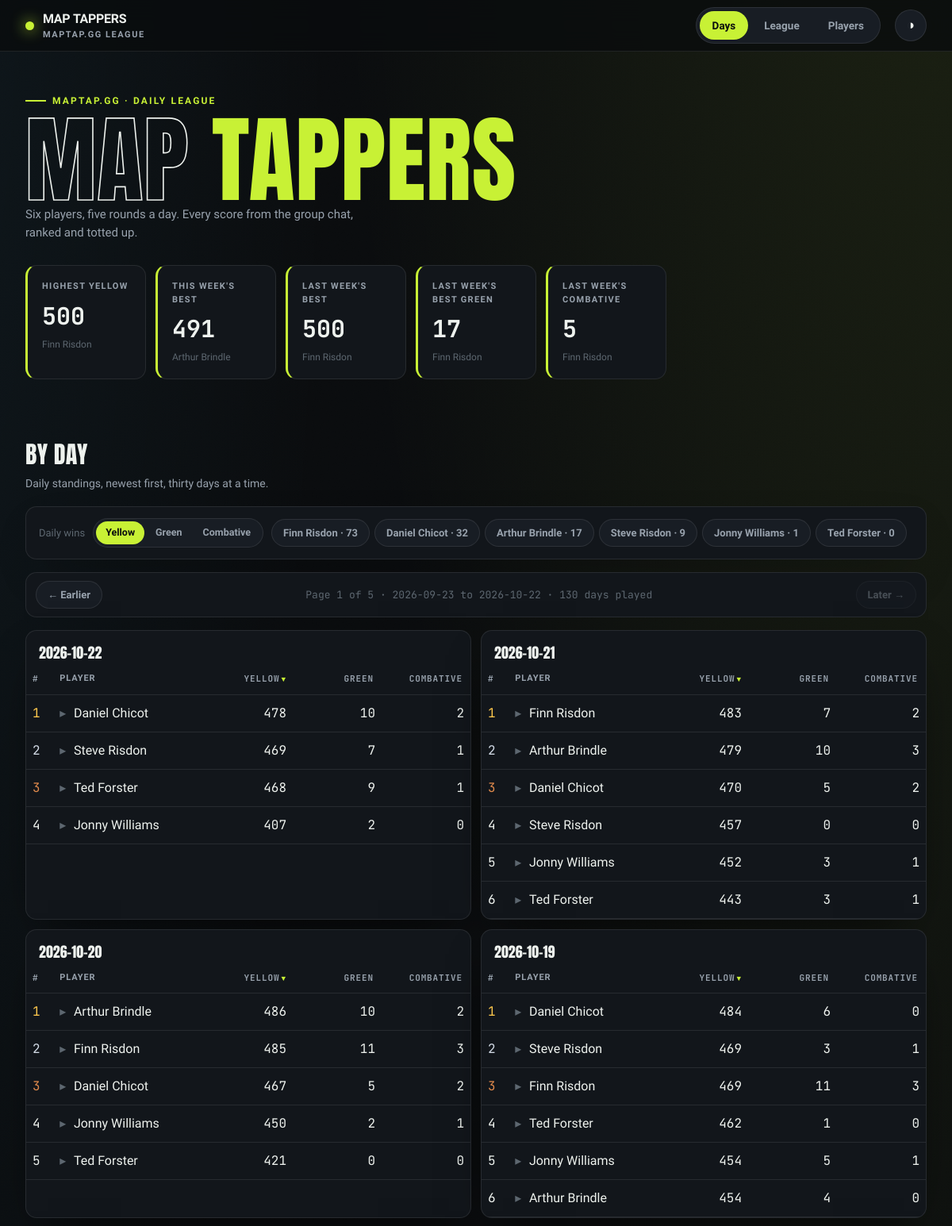
The page /days (upper part) on the database its author committed.
### tables this page shows
CREATE TABLE entries (
    id INTEGER PRIMARY KEY,
    player TEXT NOT NULL,
    game_date TEXT NOT NULL,
    maptap_score INTEGER NOT NULL,
    UNIQUE (player, game_date)
);

### src/maptap/app.py (the view)
@app.get("/days", response_class=HTMLResponse)
def days(request: Request, page: int = 1):
    with closing(_conn()) as conn:
        context = {
            **daily_leaderboard_page(conn, page=page),
            "win_rows": [
                ("Yellow", daily_win_counts(conn, metric="cumulative")),
                ("Green", green_jersey_win_counts(conn)),
                ("Combative", combative_win_counts(conn)),
            ],
            "stats": hero_stats(conn),
            "active": "days",
        }
    return templates.TemplateResponse(request, "days.html", context)

### src/maptap/templates/days.html (shortened to what this page needs)
{% extends "base.html" %}
{% block content %}
{% macro pager() %}
{% if pages > 1 %}
<nav class="panel pager" aria-label="Earlier and later days">
    {% if page < pages %}<a class="chip pager-link" href="/days?page={{ page + 1 }}">← Earlier</a>{% else %}<span class="chip pager-link disabled" aria-disabled="true">← Earlier</span>{% endif %}
    <span class="pager-meta">Page {{ page }} of {{ pages }} · {{ days[-1].game_date }} to {{ days[0].game_date }} · {{ total_days }} days played</span>
    {% if page > 1 %}<a class="chip pager-link" href="{{ '/days' if page == 2 else '/days?page=' ~ (page - 1) }}">Later →</a>{% else %}<span class="chip pager-link disabled" aria-disabled="true">Later →</span>{% endif %}
</nav>
{% endif %}
{% endmacro %}
<h2 class="section-head">By day</h2>
<p class="section-sub">Daily standings, newest first{% if pages > 1 %}, thirty days at a time{% endif %}.</p>
<div class="panel toolbar">
    <span class="chip-label">Daily wins</span>
    <div class="seg" role="group" aria-label="Competition">
        {% for label, _ in win_rows %}
        <button type="button" class="seg-btn" aria-controls="wins-{{ label | lower }}" aria-pressed="{{ 'true' if loop.first else 'false' }}">{{ label }}</button>
        {% endfor %}
    </div>
    {% for label, win_counts in win_rows %}
    <div class="chips" id="wins-{{ label | lower }}"{% if not loop.first %} hidden{% endif %}>
        {% for w in win_counts %}
        <span class="chip static">{{ w.player }} · {{ w.wins }}</span>
        {% endfor %}
    </div>
    {% endfor %}
</div>
{{ pager() }}
<div class="day-grid">
    {% for day in days %}
    <div class="panel table-card">
        <table data-sortable>
            <caption>{{ day.game_date }}</caption>
            <thead>
                <tr>
                    <th class="num" data-sort="number" data-first="asc">#</th>
                    <th class="txt" data-sort="text">Player</th>
                    {% for key, label in [('cumulative', 'Yellow'), ('green', 'Green'), ('combative', 'Combative')] %}
                    <th class="num jersey" data-sort="number"{% if key == 'cumulative' %} data-sorted="desc"{% endif %}>{{ label }}</th>
                    {% endfor %}
                </tr>
            </thead>
            <tbody>
                {% for s in day.standings %}
                <tr role="button" tabindex="0" aria-expanded="false" aria-label="Show rounds for {{ s.player }}">
                    <td class="num medal-{{ s.position }}">{{ s.position }}</td>
                    <td class="txt"><span class="caret" aria-hidden="true">▸</span>{{ s.player }}</td>
                    <td class="num">{{ s.cumulative }}</td>
                    <td class="num">{{ s.green }}</td>
                    <td class="num">{{ s.combative_points }}</td>
                </tr>
                {% endfor %}
            </tbody>
        </table>
    </div>
    {% endfor %}
</div>
{% endblock %}

### src/maptap/templates/base.html (shortened to what this page needs)
<!DOCTYPE html>
<html lang="en-GB" data-theme="dark">
<head>
    <link rel="stylesheet" href="/static/styles.css">
</head>
<body>
    <nav class="nav">
        <div class="wrap nav-inner">
            <div class="brand">
                <span class="dot"></span>
                <span>MAP&nbsp;TAPPERS<small>maptap.gg league</small></span>
            </div>
            <div class="tabs">
                <a class="tab {{ 'active' if active == 'days' else '' }}" href="/days">Days</a>
                <a class="tab {{ 'active' if active == 'league' else '' }}" href="/league">League</a>
                <a class="tab {{ 'active' if active == 'players' else '' }}" href="/players">Players</a>
            </div>
            <button class="theme-btn" id="themeBtn" title="Toggle theme" aria-label="Toggle theme">◑</button>
        </div>
    </nav>
    <header class="hero">
        <div class="wrap">
            <span class="hero-tag">maptap.gg · daily league</span>
            <h1><span class="out">Map</span> <span class="em">Tappers</span></h1>
            <p class="hero-sub">{{ stats.player_count | number_word }} player{{ '' if stats.player_count == 1 else 's' }}, five rounds a day. Every score from the group chat, ranked and totted up.</p>
            <div class="stat-row">
                <div class="stat">
                    <div class="label">Highest Yellow</div>
                    <div class="value">{{ stats.highest_cumulative if stats.highest_cumulative is not none else '—' }}</div>
                    <div class="sub">{{ stats.highest_cumulative_player or '—' }}</div>
                </div>
                <div class="stat">
                    <div class="label">This Week's Best</div>
                    <div class="value">{{ stats.week_best if stats.week_best is not none else '—' }}</div>
                    <div class="sub">{{ stats.week_best_player or 'no rides yet' }}</div>
                </div>
                <div class="stat">
                    <div class="label">Last Week's Best</div>
                    <div class="value">{{ stats.last_week_best if stats.last_week_best is not none else '—' }}</div>
                    <div class="sub">{{ stats.last_week_best_player or 'no rides' }}</div>
                </div>
                <div class="stat">
                    <div class="label">Last Week's Best Green</div>
                    <div class="value">{{ stats.last_week_best_green if stats.last_week_best_green is not none else '—' }}</div>
                    <div class="sub">{{ stats.last_week_best_green_player or 'no rides' }}</div>
                </div>
                <div class="stat">
                    <div class="label">Last Week's Combative</div>
                    <div class="value">{{ stats.last_week_combative if stats.last_week_combative is not none else '—' }}</div>
                    <div class="sub">{{ stats.last_week_combative_player or 'no rides' }}</div>
                </div>
            </div>
        </div>
    </header>
    <main class="wrap">
        {% block content %}{% endblock %}
    </main>
</body>
</html>

### rows shown on the page
entries: player "Finn Risdon"
entries: player "Arthur Brindle"
entries: player "Finn Risdon"
entries: player "Daniel Chicot", wins "32"
entries: game_date "2026-09-23"
entries: game_date "2026-10-22", label "YELLOW" "GREEN" "COMBATIVE", position "1", player "Daniel Chicot", cumulative "478", green "10", combative_points "2"
entries: position "2", player "Steve Risdon", cumulative "469", green "7", combative_points "1"
entries: position "3", player "Ted Forster", cumulative "468", green "9", combative_points "1"
entries: position "4", player "Jonny Williams", cumulative "407", green "2", combative_points "0"
entries: game_date "2026-10-21", label "YELLOW" "GREEN" "COMBATIVE", position "6", player "Ted Forster", cumulative "443", green "3", combative_points "1"
entries: position "1", player "Finn Risdon", cumulative "483", green "7", combative_points "2"
entries: position "2", player "Arthur Brindle", cumulative "479", green "10", combative_points "3"
entries: position "3", player "Daniel Chicot", cumulative "470", green "5", combative_points "2"
entries: position "4", player "Steve Risdon", cumulative "457", green "0", combative_points "0"
entries: position "5", player "Jonny Williams", cumulative "452", green "3", combative_points "1"
entries: game_date "2026-10-20", label "YELLOW" "GREEN" "COMBATIVE", position "4", player "Jonny Williams", cumulative "450", green "2", combative_points "1"
entries: position "1", player "Arthur Brindle", cumulative "486", green "10", combative_points "2"
entries: position "2", player "Finn Risdon", cumulative "485", green "11", combative_points "3"
entries: position "3", player "Daniel Chicot", cumulative "467", green "5", combative_points "2"
entries: position "5", player "Ted Forster", cumulative "421", green "0", combative_points "0"
entries: game_date "2026-10-19", label "YELLOW" "GREEN" "COMBATIVE", position "1", player "Daniel Chicot", cumulative "484", green "6", combative_points "0"
entries: position "2", player "Steve Risdon", cumulative "469", green "3", combative_points "1"
entries: position "3", player "Finn Risdon", cumulative "469", green "11", combative_points "3"
entries: position "4", player "Ted Forster", cumulative "462", green "1", combative_points "0"
entries: position "5", player "Jonny Williams", cumulative "454", green "5", combative_points "1"
entries: position "6", player "Arthur Brindle", cumulative "454", green "4", combative_points "0"

### other values the page prints
{{ stats.player_count | number_word }} "Six"
{{ '' if stats.player_count == 1 else 's' }} "s"
{{ stats.week_best if stats.week_best is not none else '—' }} "491"
{{ stats.last_week_best if stats.last_week_best is not none else '—' }} "500"
{{ label }} "Yellow" "Green" "Combative"
{{ w.player }} "Finn Risdon" "Arthur Brindle" "Steve Risdon" "Jonny Williams" "Ted Forster"
{{ w.wins }} "73" "17" "9" "1" "0"
{{ page }} "1"
{{ pages }} "5"
{{ total_days }} "130"
